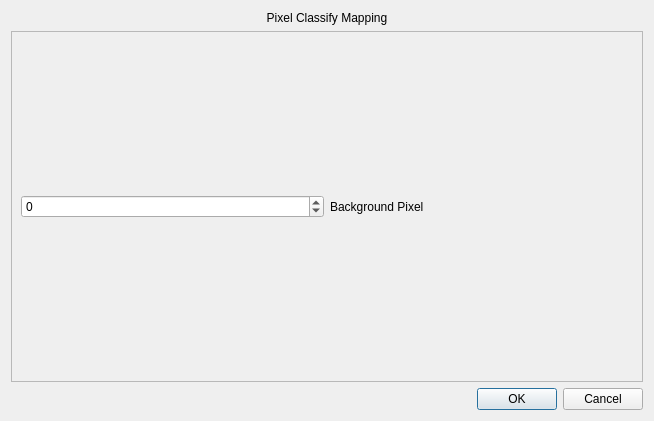
<?xml version="1.0" encoding="UTF-8"?>
<ui version="4.0">
 <class>pixelClassifyMapDialog</class>
 <widget class="QDialog" name="pixelClassifyMapDialog">
  <property name="geometry">
   <rect>
    <x>0</x>
    <y>0</y>
    <width>654</width>
    <height>421</height>
   </rect>
  </property>
  <property name="windowTitle">
   <string>Mapping</string>
  </property>
  <property name="windowIcon">
   <iconset resource="../../yoyirs.qrc">
    <normaloff>:/img/resources/logo.png</normaloff>:/img/resources/logo.png</iconset>
  </property>
  <layout class="QVBoxLayout" name="verticalLayout">
   <item>
    <widget class="SubtitleLabel" name="SubtitleLabel">
     <property name="text">
      <string>Pixel Classify Mapping</string>
     </property>
     <property name="alignment">
      <set>Qt::AlignCenter</set>
     </property>
    </widget>
   </item>
   <item>
    <widget class="QScrollArea" name="shpSingleRenderScrollArea">
     <property name="widgetResizable">
      <bool>true</bool>
     </property>
     <widget class="QWidget" name="ScrollAreaWidget">
      <property name="geometry">
       <rect>
        <x>0</x>
        <y>0</y>
        <width>634</width>
        <height>327</height>
       </rect>
      </property>
      <layout class="QVBoxLayout" name="verticalLayout_2">
       <item>
        <layout class="QHBoxLayout" name="bgLayout">
         <item>
          <widget class="SpinBox" name="bgSpinBox">
           <property name="minimum">
            <number>-65536</number>
           </property>
           <property name="maximum">
            <number>65536</number>
           </property>
          </widget>
         </item>
         <item>
          <widget class="BodyLabel" name="bgClassifyName">
           <property name="text">
            <string>Background Pixel</string>
           </property>
          </widget>
         </item>
        </layout>
       </item>
      </layout>
     </widget>
    </widget>
   </item>
   <item>
    <layout class="QHBoxLayout" name="horizontalLayout">
     <item>
      <spacer name="horizontalSpacer">
       <property name="orientation">
        <enum>Qt::Horizontal</enum>
       </property>
       <property name="sizeHint" stdset="0">
        <size>
         <width>40</width>
         <height>20</height>
        </size>
       </property>
      </spacer>
     </item>
     <item>
      <widget class="PushButton" name="okPushButton">
       <property name="text">
        <string>OK</string>
       </property>
      </widget>
     </item>
     <item>
      <widget class="PushButton" name="cancelPushButton">
       <property name="text">
        <string>Cancel</string>
       </property>
      </widget>
     </item>
    </layout>
   </item>
  </layout>
 </widget>
 <customwidgets>
  <customwidget>
   <class>PushButton</class>
   <extends>QPushButton</extends>
   <header>qfluentwidgets</header>
  </customwidget>
  <customwidget>
   <class>BodyLabel</class>
   <extends>QLabel</extends>
   <header>qfluentwidgets</header>
  </customwidget>
  <customwidget>
   <class>SubtitleLabel</class>
   <extends>QLabel</extends>
   <header>qfluentwidgets</header>
  </customwidget>
  <customwidget>
   <class>SpinBox</class>
   <extends>QSpinBox</extends>
   <header>qfluentwidgets</header>
  </customwidget>
 </customwidgets>
 <resources>
  <include location="../../yoyirs.qrc"/>
 </resources>
 <connections/>
</ui>
